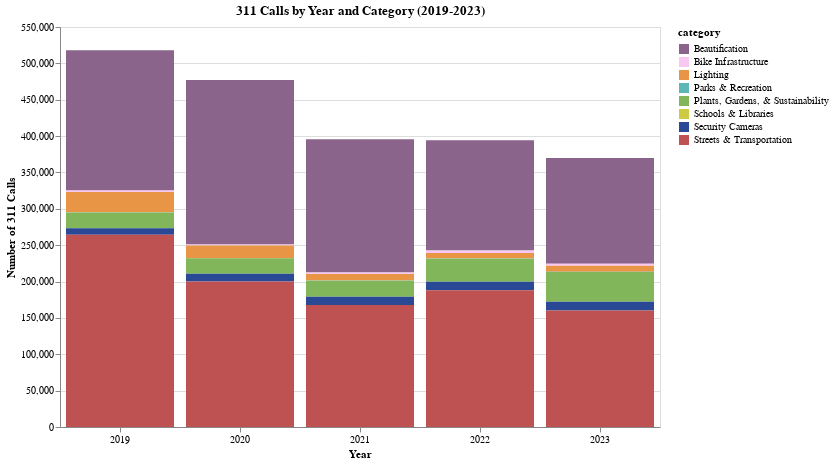
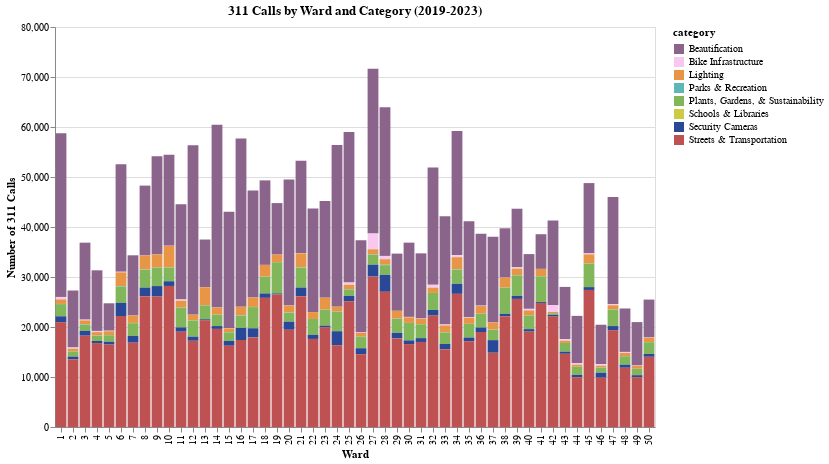
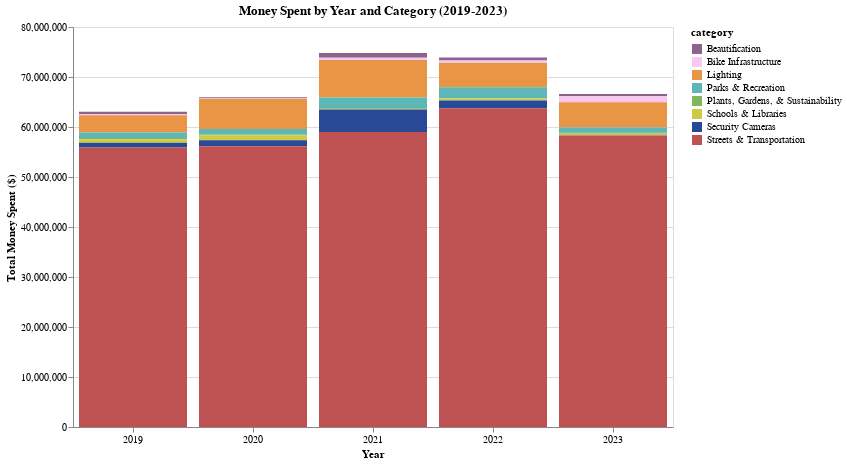
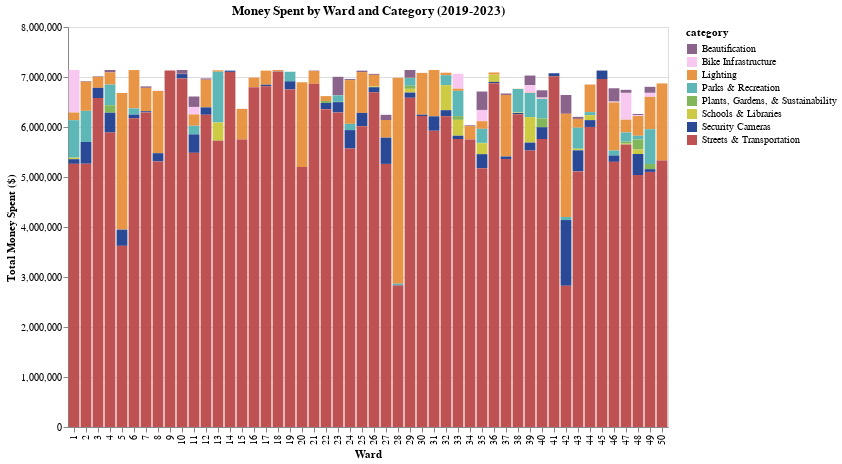

Notebook source saved alongside these figures, in order:
### Code cell
# Final Version 
import csv
import pathlib
from typing import List
import altair as alt
import pandas as pd

def plot_calls_by_year_and_ward(csv_file: pathlib.Path) -> None:
    """
    Plot four stacked bar charts: calls and money spent by year and ward, categorized.

    Args:
        csv_file (pathlib.Path): Path to CSV file with year, ward, category, calls, and total_cost

    Returns:
        None (displays four plots)
    """
    # Define constants
    YEAR_RANGE = range(2019, 2024)  
    CAT_COLORS = {
        "Beautification": "#8B648B",
        "Bike Infrastructure": "#F8C8F1",
        "Lighting": "#E89545",
        "Parks & Recreation": "#5DB7B7",
        "Plants, Gardens, & Sustainability": "#82B65B",
        "Schools & Libraries": "#cdcb44",
        "Security Cameras": "#294896",
        "Streets & Transportation": "#BE5151"
    }
    CHART_WIDTH = 600
    CHART_HEIGHT = 400

    # Load and preprocess data once
    df = (pd.read_csv(csv_file)
          .assign(
              year=lambda x: x['year'].astype(int),
              ward=lambda x: x['ward'].astype(int),
              calls=lambda x: x['calls'].astype(float),
              total_cost=lambda x: x['total_cost'].astype(float)
          )
          .query('year in @YEAR_RANGE')
          .groupby(['year', 'ward', 'category'])[['calls', 'total_cost']]
          .sum()
          .reset_index())

    # Prepare aggregated data
    aggregations = {
        'calls_by_year': df.groupby(['year', 'category'])['calls'].sum().unstack(),
        'money_by_year': df.groupby(['year', 'category'])['total_cost'].sum().unstack(),
        'calls_by_ward': df.groupby(['ward', 'category'])['calls'].sum().unstack(),
        'money_by_ward': df.groupby(['ward', 'category'])['total_cost'].sum().unstack()
    }

    def create_chart(data: pd.DataFrame, title: str, x_label: str, y_label: str, rotate_x: bool = False) -> alt.Chart:
       
        melted_data = data.reset_index().melt(
            id_vars=data.index.name,
            var_name='category',
            value_name='value'
        )
        
        return (alt.Chart(melted_data)
                .mark_bar()
                .encode(
                    x=alt.X(f'{data.index.name}:O', 
                           title=x_label,
                           axis=alt.Axis(labelAngle=-90 if rotate_x else 0)),
                    y=alt.Y('value:Q', title=y_label, stack='zero'),
                    color=alt.Color('category:N',
                                  scale=alt.Scale(domain=list(CAT_COLORS.keys()),
                                                range=list(CAT_COLORS.values()))),
                    tooltip=[data.index.name, 'category', alt.Tooltip('value:Q', format='.2f')]
                )
                .properties(
                    title=title,
                    width=CHART_WIDTH,
                    height=CHART_HEIGHT
                ))

    # Define chart configurations
    chart_configs = [
        ('calls_by_year', '311 Calls by Year and Category (2019-2023)', 'Year', 'Number of 311 Calls', False),
        ('calls_by_ward', '311 Calls by Ward and Category (2019-2023)', 'Ward', 'Number of 311 Calls', True),
        ('money_by_year', 'Money Spent by Year and Category (2019-2023)', 'Year', 'Total Money Spent ($)', False),
        ('money_by_ward', 'Money Spent by Ward and Category (2019-2023)', 'Ward', 'Total Money Spent ($)', True)
    ]

    # Generate and display charts
    charts = [create_chart(aggregations[key], title, x_label, y_label, rotate)
             for key, title, x_label, y_label, rotate in chart_configs]
    
    # Altair's concatenation (Remove later)
    '''
    try:
        alt.vconcat(*charts).show()
    except AttributeError:'''
    for chart in charts:
        chart.show()

if __name__ == "__main__":
    csv_file = pathlib.Path.cwd().parent.parent / "30122-project-gitmoney" / "data" / "calls_money.csv"
    print(f"File path: {csv_file}")
    plot_calls_by_year_and_ward(csv_file)

### Figure 1 — Vega-Lite specification as saved in the notebook (floating-point values rounded to 4 significant figures)
{"config": {"view": {"continuousWidth": 300, "continuousHeight": 300}}, "data": {"name": "data-bad99b562f2bad02a4d3a4a0ad24cd68"}, "mark": {"type": "bar"}, "encoding": {"color": {"field": "category", "scale": {"domain": ["Beautification", "Bike Infrastructure", "Lighting", "Parks & Recreation", "Plants, Gardens, & Sustainability", "Schools & Libraries", "Security Cameras", "Streets & Transportation"], "range": ["#8B648B", "#F8C8F1", "#E89545", "#5DB7B7", "#82B65B", "#cdcb44", "#294896", "#BE5151"]}, "type": "nominal"}, "tooltip": [{"field": "year", "type": "quantitative"}, {"field": "category", "type": "nominal"}, {"field": "value", "format": ".2f", "type": "quantitative"}], "x": {"axis": {"labelAngle": 0}, "field": "year", "title": "Year", "type": "ordinal"}, "y": {"field": "value", "stack": "zero", "title": "Number of 311 Calls", "type": "quantitative"}}, "height": 400, "title": "311 Calls by Year and Category (2019-2023)", "width": 600, "$schema": "https://vega.github.io/schema/vega-lite/v5.20.1.json", "datasets": {"data-bad99b562f2bad02a4d3a4a0ad24cd68": [{"year": 2019, "category": "Beautification", "value": 192700.0}, {"year": 2020, "category": "Beautification", "value": 226100.0}, {"year": 2021, "category": "Beautification", "value": 183200.0}, {"year": 2022, "category": "Beautification", "value": 151500.0}, {"year": 2023, "category": "Beautification", "value": 145400.0}, {"year": 2019, "category": "Bike Infrastructure", "value": 2119.0}, {"year": 2020, "category": "Bike Infrastructure", "value": 1118.0}, {"year": 2021, "category": "Bike Infrastructure", "value": 1986.0}, {"year": 2022, "category": "Bike Infrastructure", "value": 3446.0}, {"year": 2023, "category": "Bike Infrastructure", "value": 2734.0}, {"year": 2019, "category": "Lighting", "value": 27860.0}, {"year": 2020, "category": "Lighting", "value": 17720.0}, {"year": 2021, "category": "Lighting", "value": 8870.0}, {"year": 2022, "category": "Lighting", "value": 7559.0}, {"year": 2023, "category": "Lighting", "value": 8501.0}, {"year": 2019, "category": "Parks & Recreation", "value": 404.0}, {"year": 2020, "category": "Parks & Recreation", "value": 135.0}, {"year": 2021, "category": "Parks & Recreation", "value": 596.0}, {"year": 2022, "category": "Parks & Recreation", "value": 338.0}, {"year": 2023, "category": "Parks & Recreation", "value": 313.0}, {"year": 2019, "category": "Plants, Gardens, & Sustainability", "value": 21480.0}, {"year": 2020, "category": "Plants, Gardens, & Sustainability", "value": 21140.0}, {"year": 2021, "category": "Plants, Gardens, & Sustainability", "value": 21730.0}, {"year": 2022, "category": "Plants, Gardens, & Sustainability", "value": 31650.0}, {"year": 2023, "category": "Plants, Gardens, & Sustainability", "value": 40710.0}, {"year": 2019, "category": "Schools & Libraries", "value": 0.0}, {"year": 2020, "category": "Schools & Libraries", "value": 0.0}, {"year": 2021, "category": "Schools & Libraries", "value": 0.0}, {"year": 2022, "category": "Schools & Libraries", "value": 0.0}, {"year": 2023, "category": "Schools & Libraries", "value": 0.0}, {"year": 2019, "category": "Security Cameras", "value": 8966.0}, {"year": 2020, "category": "Security Cameras", "value": 10840.0}, {"year": 2021, "category": "Security Cameras", "value": 11290.0}, {"year": 2022, "category": "Security Cameras", "value": 11720.0}, {"year": 2023, "category": "Security Cameras", "value": 12040.0}, {"year": 2019, "category": "Streets & Transportation", "value": 264400.0}, {"year": 2020, "category": "Streets & Transportation", "value": 199900.0}, {"year": 2021, "category": "Streets & Transportation", "value": 167900.0}, {"year": 2022, "category": "Streets & Transportation", "value": 187900.0}, {"year": 2023, "category": "Streets & Transportation", "value": 160300.0}]}}

### Figure 2 — Vega-Lite specification as saved in the notebook (floating-point values rounded to 4 significant figures; data arrays with more than 128 entries replaced by an {"elided": "..."} marker saying what was removed)
{"config": {"view": {"continuousWidth": 300, "continuousHeight": 300}}, "data": {"name": "data-2504d5f428da4687b19b39cd484f16fb"}, "mark": {"type": "bar"}, "encoding": {"color": {"field": "category", "scale": {"domain": ["Beautification", "Bike Infrastructure", "Lighting", "Parks & Recreation", "Plants, Gardens, & Sustainability", "Schools & Libraries", "Security Cameras", "Streets & Transportation"], "range": ["#8B648B", "#F8C8F1", "#E89545", "#5DB7B7", "#82B65B", "#cdcb44", "#294896", "#BE5151"]}, "type": "nominal"}, "tooltip": [{"field": "ward", "type": "quantitative"}, {"field": "category", "type": "nominal"}, {"field": "value", "format": ".2f", "type": "quantitative"}], "x": {"axis": {"labelAngle": -90}, "field": "ward", "title": "Ward", "type": "ordinal"}, "y": {"field": "value", "stack": "zero", "title": "Number of 311 Calls", "type": "quantitative"}}, "height": 400, "title": "311 Calls by Ward and Category (2019-2023)", "width": 600, "$schema": "https://vega.github.io/schema/vega-lite/v5.20.1.json", "datasets": {"data-2504d5f428da4687b19b39cd484f16fb": {"elided": "400 records"}}}

### Figure 3 — Vega-Lite specification as saved in the notebook (floating-point values rounded to 4 significant figures)
{"config": {"view": {"continuousWidth": 300, "continuousHeight": 300}}, "data": {"name": "data-d3b02b6ad9b046f00fedccd1dd85febb"}, "mark": {"type": "bar"}, "encoding": {"color": {"field": "category", "scale": {"domain": ["Beautification", "Bike Infrastructure", "Lighting", "Parks & Recreation", "Plants, Gardens, & Sustainability", "Schools & Libraries", "Security Cameras", "Streets & Transportation"], "range": ["#8B648B", "#F8C8F1", "#E89545", "#5DB7B7", "#82B65B", "#cdcb44", "#294896", "#BE5151"]}, "type": "nominal"}, "tooltip": [{"field": "year", "type": "quantitative"}, {"field": "category", "type": "nominal"}, {"field": "value", "format": ".2f", "type": "quantitative"}], "x": {"axis": {"labelAngle": 0}, "field": "year", "title": "Year", "type": "ordinal"}, "y": {"field": "value", "stack": "zero", "title": "Total Money Spent ($)", "type": "quantitative"}}, "height": 400, "title": "Money Spent by Year and Category (2019-2023)", "width": 600, "$schema": "https://vega.github.io/schema/vega-lite/v5.20.1.json", "datasets": {"data-d3b02b6ad9b046f00fedccd1dd85febb": [{"year": 2019, "category": "Beautification", "value": 475600.0}, {"year": 2020, "category": "Beautification", "value": 218800.0}, {"year": 2021, "category": "Beautification", "value": 961900.0}, {"year": 2022, "category": "Beautification", "value": 637400.0}, {"year": 2023, "category": "Beautification", "value": 468700.0}, {"year": 2019, "category": "Bike Infrastructure", "value": 219000.0}, {"year": 2020, "category": "Bike Infrastructure", "value": 71000.0}, {"year": 2021, "category": "Bike Infrastructure", "value": 452500.0}, {"year": 2022, "category": "Bike Infrastructure", "value": 427500.0}, {"year": 2023, "category": "Bike Infrastructure", "value": 1176000.0}, {"year": 2019, "category": "Lighting", "value": 3456000.0}, {"year": 2020, "category": "Lighting", "value": 6070000.0}, {"year": 2021, "category": "Lighting", "value": 7481000.0}, {"year": 2022, "category": "Lighting", "value": 4895000.0}, {"year": 2023, "category": "Lighting", "value": 5043000.0}, {"year": 2019, "category": "Parks & Recreation", "value": 1110000.0}, {"year": 2020, "category": "Parks & Recreation", "value": 1115000.0}, {"year": 2021, "category": "Parks & Recreation", "value": 2150000.0}, {"year": 2022, "category": "Parks & Recreation", "value": 2191000.0}, {"year": 2023, "category": "Parks & Recreation", "value": 1077000.0}, {"year": 2019, "category": "Plants, Gardens, & Sustainability", "value": 258400.0}, {"year": 2020, "category": "Plants, Gardens, & Sustainability", "value": 190400.0}, {"year": 2021, "category": "Plants, Gardens, & Sustainability", "value": 164000.0}, {"year": 2022, "category": "Plants, Gardens, & Sustainability", "value": 91700.0}, {"year": 2023, "category": "Plants, Gardens, & Sustainability", "value": 160000.0}, {"year": 2019, "category": "Schools & Libraries", "value": 695000.0}, {"year": 2020, "category": "Schools & Libraries", "value": 926200.0}, {"year": 2021, "category": "Schools & Libraries", "value": 89750.0}, {"year": 2022, "category": "Schools & Libraries", "value": 395400.0}, {"year": 2023, "category": "Schools & Libraries", "value": 320600.0}, {"year": 2019, "category": "Security Cameras", "value": 965900.0}, {"year": 2020, "category": "Security Cameras", "value": 1208000.0}, {"year": 2021, "category": "Security Cameras", "value": 4483000.0}, {"year": 2022, "category": "Security Cameras", "value": 1552000.0}, {"year": 2023, "category": "Security Cameras", "value": 34000.0}, {"year": 2019, "category": "Streets & Transportation", "value": 55880000.0}, {"year": 2020, "category": "Streets & Transportation", "value": 56160000.0}, {"year": 2021, "category": "Streets & Transportation", "value": 59010000.0}, {"year": 2022, "category": "Streets & Transportation", "value": 63730000.0}, {"year": 2023, "category": "Streets & Transportation", "value": 58320000.0}]}}

### Figure 4 — Vega-Lite specification as saved in the notebook (floating-point values rounded to 4 significant figures; data arrays with more than 128 entries replaced by an {"elided": "..."} marker saying what was removed)
{"config": {"view": {"continuousWidth": 300, "continuousHeight": 300}}, "data": {"name": "data-06b97e11199770b117bd508db43edfab"}, "mark": {"type": "bar"}, "encoding": {"color": {"field": "category", "scale": {"domain": ["Beautification", "Bike Infrastructure", "Lighting", "Parks & Recreation", "Plants, Gardens, & Sustainability", "Schools & Libraries", "Security Cameras", "Streets & Transportation"], "range": ["#8B648B", "#F8C8F1", "#E89545", "#5DB7B7", "#82B65B", "#cdcb44", "#294896", "#BE5151"]}, "type": "nominal"}, "tooltip": [{"field": "ward", "type": "quantitative"}, {"field": "category", "type": "nominal"}, {"field": "value", "format": ".2f", "type": "quantitative"}], "x": {"axis": {"labelAngle": -90}, "field": "ward", "title": "Ward", "type": "ordinal"}, "y": {"field": "value", "stack": "zero", "title": "Total Money Spent ($)", "type": "quantitative"}}, "height": 400, "title": "Money Spent by Ward and Category (2019-2023)", "width": 600, "$schema": "https://vega.github.io/schema/vega-lite/v5.20.1.json", "datasets": {"data-06b97e11199770b117bd508db43edfab": {"elided": "400 records"}}}
